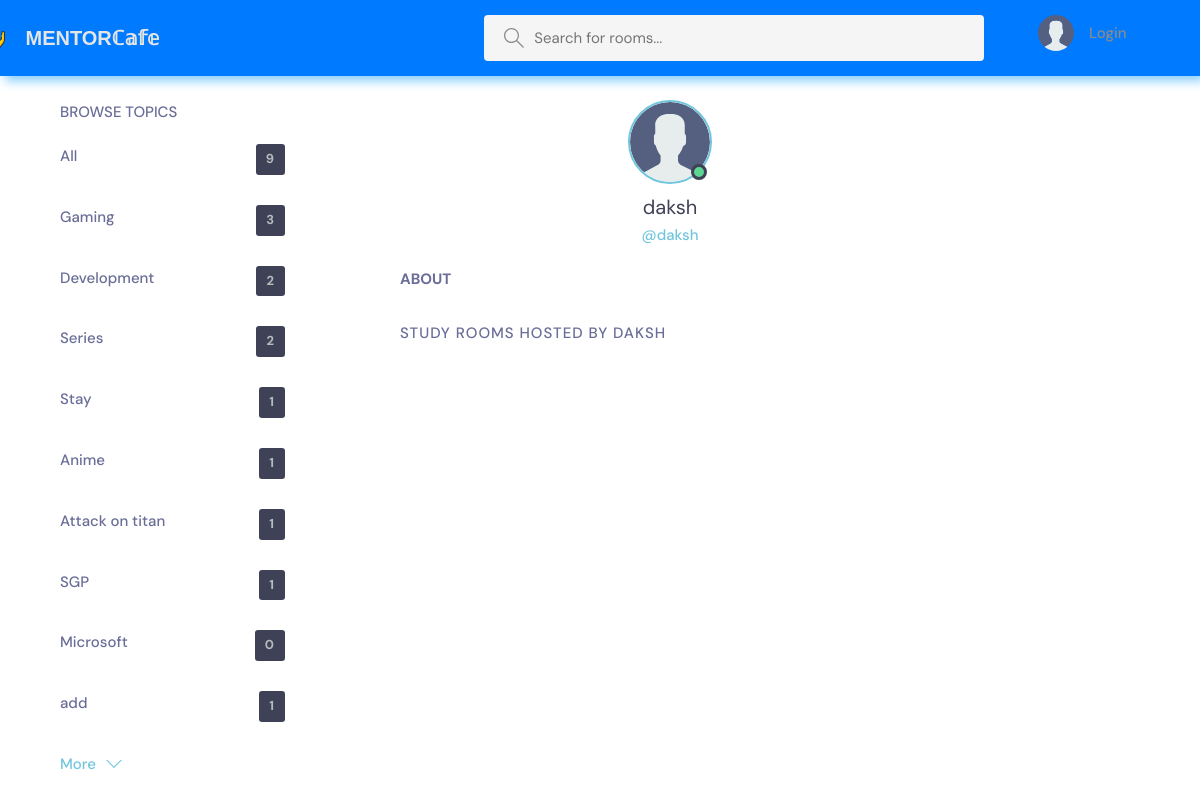
Screenshot of /profile/4 with the database file from the repository.
### base/models.py (models this page shows, shortened)
class Topic(models.Model):
    name = models.CharField(max_length=255)

### base/views.py (the view)
# urls.py: path('profile/<slug:pk>', views.userProfile, name = "profile"),
def userProfile(request,pk):
    user = User.objects.get(id=pk)
    rooms = user.room_set.all()
    topics = Topic.objects.all()
    context = {'user': user,'topics':topics,'rooms':rooms}
    return render(request,'base/profile.html',context)

### base/templates/base/profile.html (shortened to what this page needs)
{% extends 'main.html'%}
{% load static%}
{%block content%}
<main class="profile-page layout layout--3">
        <div class="container">
          <div class="topics">
            <div class="topics__header">
              <h2>Browse Topics</h2>
            </div>
            <ul class="topics__list">
                <li>
                  <a href="{% url 'home' %}"> All <span>{{topics.count}}</span></a>
                </li>
                {%for topic in topics %}
                <li>
                  <a href="{% url 'home' %}?q={{topic.name}}">{{topic.name}} <span>{{topic.room_set.all.count}}</span></a>
                </li>
                {%endfor%}
              </ul>
            <button class="btn btn--link" href="/">
              More
              <svg version="1.1" xmlns="http://www.w3.org/2000/svg" width="32" height="32" viewBox="0 0 32 32">
                <title>chevron-down</title>
                <path d="M16 21l-13-13h-3l16 16 16-16h-3l-13 13z"></path>
              </svg>
            </button>
          </div>
          <div class="roomList">
            <div class="profile">
              <div class="profile__avatar">
                <div class="avatar avatar--large active">
                  <img src="{% static 'images/avatar.svg'%}" />
                </div>
              </div>
              <div class="profile__info">
                <h3>{{user.username}}</h3>
                <p>@{{user.username}}</p>
              </div>
              <div class="profile__about">
                <h3>About</h3>
              </div>
            </div>
            <div class="roomList__header">
              <div>
                <h2>Study Rooms Hosted by {{user.username}}</a>
                </h2>
              </div>
            </div>
          </div>
        </div>
      </main>
{%endblock%}

### static/styles/style.css (style rules this page uses)
:root { --color-main: #71c6dd; --color-main-light: #e1f6fb; --color-dark: #3f4156; --color-dark-medium: #51546e; --color-dark-light: #696d97; --color-light: #e5e5e5; --color-gray: #8b8b8b; --color-light-gray: #b2bdbd; --color-bg: #2d2d39; --color-success: #5dd693; --color-error: #fc4b0b; }
* { font-family: "DM Sans", -apple-system, BlinkMacSystemFont, "Segoe UI", Roboto, Oxygen, Ubuntu, Cantarell, "Open Sans", "Helvetica Neue", sans-serif; margin: 0; padding: 0; box-sizing: border-box; text-rendering: optimizeLegibility; font-size: inherit; }
html { font-size: 56.25%; }
@media only screen and (min-width: 1200px) { html { font-size: 62.5%; } }
body { line-height: 1.6; font-weight: 400; font-size: 1.5rem; color: var(--color-light-gray); background-color: WHITE; min-height: 100vh; }
img { width: 100%; }
a { display: inline-block; color: var(--color-main); text-decoration: none; }
.container { max-width: 120rem; width: 90%; margin: auto; }
.btn { background-color: transparent; border: none; display: inline-flex; align-items: center; gap: 1rem; cursor: pointer; transition: all ease-in-out 0.3s; padding: 1rem 2rem; border-radius: 5px; box-shadow: 1px 1px 3px 1px rgba(0, 0, 0, 0.15); font-weight: 500; }
.btn--link { border-radius: 0; padding: 0; color: var(--color-main); box-shadow: none; }
.btn > svg { fill: currentColor; width: 1.6rem; height: 1.6rem; }
.avatar { position: relative; display: inline-block; border-radius: 50%; border: 2px solid var(--color-main); }
.avatar img { display: block; border-radius: 50%; object-fit: cover; object-position: center; }
.avatar::after { content: ""; display: block; position: absolute; background-color: var(--color-gray); z-index: 111; border-radius: 50%; border: 0.3rem solid var(--color-dark); }
.avatar.active::after { background-color: var(--color-success); }
.avatar.avatar--large img { display: block; width: 8rem; height: 8rem; border-radius: 50%; }
.avatar.avatar--large:after { width: 1rem; height: 1rem; bottom: 2px; right: 3.5px; }
.layout { margin-top: 2.4rem; }
.layout > .container { display: flex; justify-content: space-between; align-items: flex-start; }
.layout--3 > .container > div:first-child { flex-basis: 50%; max-width: 22.5rem; }
.layout--3 > .container > div:nth-child(2) { flex-basis: 50%; }
.topics__header { margin-bottom: 2rem; }
.topics__header h2 { text-transform: uppercase; font-weight: 500; color: var(--color-dark-light); }
.topics__list { list-style: none; }
.topics__list li a { display: flex; justify-content: space-between; margin-bottom: 3rem; font-weight: 500; color: var(--color-dark-light); transition: all 0.3s ease-in-out; }
.topics__list li a span { padding: 0.5rem 1rem; background-color: var(--color-dark); color: var(--color-light-gray); border-radius: 3px; font-size: 1.3rem; font-weight: 700; letter-spacing: 1px; }
.roomList { position: relative; right: 200px; }
.roomList__header { display: flex; justify-content: space-between; align-items: center; margin-bottom: 2.4rem; }
.roomList__header h2 { text-transform: uppercase; font-weight: 500; color: var(--color-dark-light); letter-spacing: 1px; }
.profile { margin-bottom: 3rem; }
.profile__avatar { text-align: center; }
.profile__info { text-align: center; }
.profile__info h3 { font-size: 2rem; color: var(--color-dark); font-weight: 400; }
.profile__info p { color: var(--color-main); font-weight: 500; margin-bottom: 1rem; }
.profile__about { margin-top: 2rem; }
.profile__about h3 { text-transform: uppercase; color: var(--color-dark-light); margin-bottom: 0.5rem; }
.profile-page .roomList__header { margin-bottom: 1.5rem; }
.profile-page .roomList__header h2 { color: var(--color-dark-light); }

### rows the page displays
Topic: name "Gaming", room_set.all.count "3"
Topic: name "Development", room_set.all.count "2"
Topic: name "Series", room_set.all.count "2"
Topic: name "Stay", room_set.all.count "1"
Topic: name "Anime", room_set.all.count "1"
Topic: name "Attack on titan", room_set.all.count "1"
Topic: name "SGP", room_set.all.count "1"
Topic: name "Microsoft", room_set.all.count "0"
Topic: name "add", room_set.all.count "1"

### other values shown
{{ topics.count }} "9"
{{ user.username }} "daksh"
{{ user.username }} "DAKSH"
